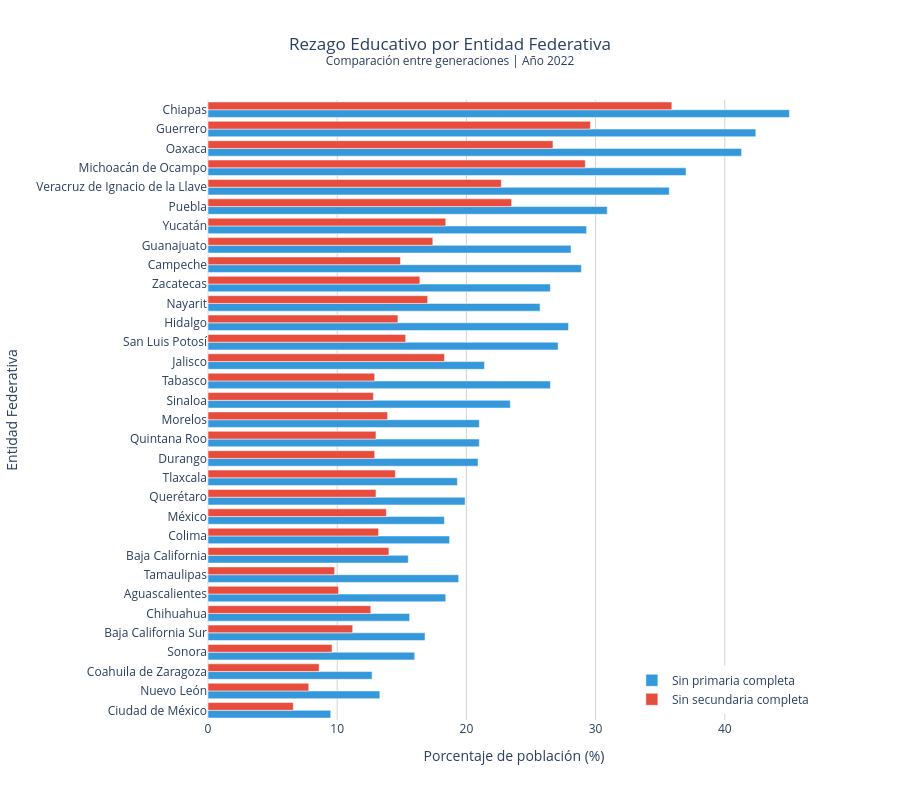

Source (notebook cell):
### Markdown cell above
## 🗺️ Mapa de Entidades: Rezago Educativo Comparado

### Code cell
# Ordenar datos por rezago
datos_sorted = datos.sort_values(var_x, ascending=True)

# Crear gráfico de barras horizontales comparativo
fig = go.Figure()

# Barras para sin primaria
fig.add_trace(go.Bar(
    y=datos_sorted['estado'],
    x=datos_sorted[var_x],
    name='Sin primaria completa',
    orientation='h',
    marker_color='#3498db',
    hovertemplate='%{y}<br>Sin primaria: %{x:.1f}%<extra></extra>'
))

# Barras para sin secundaria
fig.add_trace(go.Bar(
    y=datos_sorted['estado'],
    x=datos_sorted[var_y],
    name='Sin secundaria completa',
    orientation='h',
    marker_color='#e74c3c',
    hovertemplate='%{y}<br>Sin secundaria: %{x:.1f}%<extra></extra>'
))

fig.update_layout(
    title={
        'text': f'Rezago Educativo por Entidad Federativa<br><sup>Comparación entre generaciones | Año {ANIO}</sup>',
        'x': 0.5,
        'xanchor': 'center'
    },
    xaxis=dict(
        title='Porcentaje de población (%)',
        gridcolor='lightgray'
    ),
    yaxis=dict(
        title='Entidad Federativa',
        categoryorder='total ascending'
    ),
    barmode='group',
    height=800,
    width=900,
    template='plotly_white',
    legend=dict(
        x=0.99,
        y=0.01,
        xanchor='right',
        yanchor='bottom'
    )
)

fig.show()

### Figure 1 — Plotly figure (JSON) as saved in the notebook; plotly's stock layout.template omitted (floating-point values rounded to 4 significant figures)
{"data": [{"hovertemplate": "%{y}<br>Sin primaria: %{x:.1f}%<extra></extra>", "marker": {"color": "#3498db"}, "name": "Sin primaria completa", "orientation": "h", "type": "bar", "x": [9.5, 12.7, 13.3, 15.5, 15.6, 16.0, 16.8, 18.3, 18.4, 18.7, 19.3, 19.4, 19.9, 20.9, 21.0, 21.0, 21.4, 23.4, 25.7, 26.5, 26.5, 27.1, 27.9, 28.1, 28.9, 29.3, 30.9, 35.7, 37.0, 41.3, 42.4, 45.0], "y": ["Ciudad de México", "Coahuila de Zaragoza", "Nuevo León", "Baja California", "Chihuahua", "Sonora", "Baja California Sur", "México", "Aguascalientes", "Colima", "Tlaxcala", "Tamaulipas", "Querétaro", "Durango", "Morelos", "Quintana Roo", "Jalisco", "Sinaloa", "Nayarit", "Tabasco", "Zacatecas", "San Luis Potosí", "Hidalgo", "Guanajuato", "Campeche", "Yucatán", "Puebla", "Veracruz de Ignacio de la Llave", "Michoacán de Ocampo", "Oaxaca", "Guerrero", "Chiapas"]}, {"hovertemplate": "%{y}<br>Sin secundaria: %{x:.1f}%<extra></extra>", "marker": {"color": "#e74c3c"}, "name": "Sin secundaria completa", "orientation": "h", "type": "bar", "x": [6.6, 8.6, 7.8, 14.0, 12.6, 9.6, 11.2, 13.8, 10.1, 13.2, 14.5, 9.8, 13.0, 12.9, 13.9, 13.0, 18.3, 12.8, 17.0, 12.9, 16.4, 15.3, 14.7, 17.4, 14.9, 18.4, 23.5, 22.7, 29.2, 26.7, 29.6, 35.9], "y": ["Ciudad de México", "Coahuila de Zaragoza", "Nuevo León", "Baja California", "Chihuahua", "Sonora", "Baja California Sur", "México", "Aguascalientes", "Colima", "Tlaxcala", "Tamaulipas", "Querétaro", "Durango", "Morelos", "Quintana Roo", "Jalisco", "Sinaloa", "Nayarit", "Tabasco", "Zacatecas", "San Luis Potosí", "Hidalgo", "Guanajuato", "Campeche", "Yucatán", "Puebla", "Veracruz de Ignacio de la Llave", "Michoacán de Ocampo", "Oaxaca", "Guerrero", "Chiapas"]}], "layout": {"barmode": "group", "height": 800, "legend": {"x": 0.99, "xanchor": "right", "y": 0.01, "yanchor": "bottom"}, "title": {"text": "Rezago Educativo por Entidad Federativa<br><sup>Comparación entre generaciones | Año 2022</sup>", "x": 0.5, "xanchor": "center"}, "width": 900, "xaxis": {"gridcolor": "lightgray", "title": {"text": "Porcentaje de población (%)"}}, "yaxis": {"categoryorder": "total ascending", "title": {"text": "Entidad Federativa"}}}}
